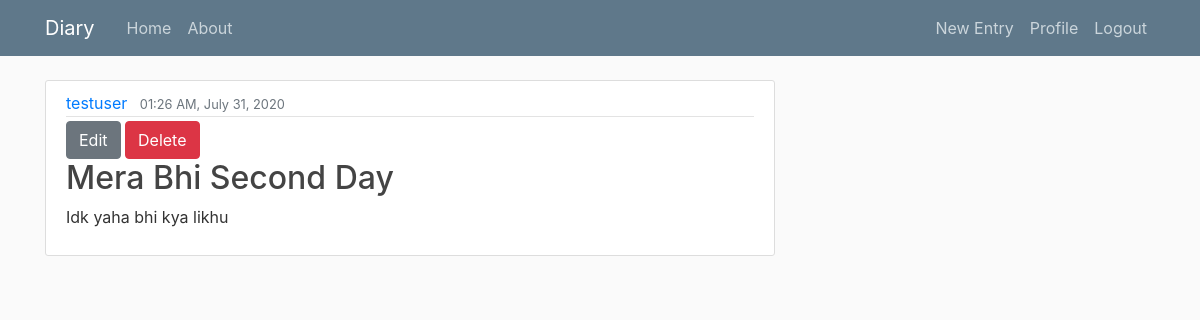
Screenshot of /userdiary/4/ (signed in) with the database file from the repository.
### diary/models.py (models this page shows, shortened)
class Entry(models.Model):
	title=models.CharField(max_length=100)
	content=models.TextField()
	date_posted=models.DateTimeField(default=timezone.now)
	owner=models.ForeignKey(User,on_delete=models.CASCADE)
	class Meta:
		verbose_name_plural='Entries'

### diary/views.py (the view)
# urls.py: path('userdiary/<int:pk>/',views.EntryDetailView.as_view(),name='detail'),
class EntryDetailView(LoginRequiredMixin,UserPassesTestMixin,DetailView):
	model=Entry
	def test_func(self):
		self.object=self.get_object()
		if self.request.user==self.object.owner:
			return True
		return False

### diary/templates/diary/entry_detail.html
{% extends "diary/base.html" %}
{% block content %}
        <article class="media content-section">
          <div class="media-body">
            <div class="article-metadata">
              <a class="mr-2" href="#">{{ object.owner }}</a>
              <small class="text-muted">{{ object.date_posted| date:"h:i A, F d, Y" }}</small>
            </div>
            <div>
              <a class="btn btn-secondary" href="{% url 'update' entry.id %}">Edit</a>
              <a class="btn btn-danger" href="{% url 'delete' entry.id %}">Delete</a>
            </div>
            <h2 class="article-title">{{ object.title }}</h2>
            <p class="article-content2">{{ object.content }}</p>
          </div>
        </article>
{% endblock content %}

### diary/static/diary/main.css (style rules this page uses)
body { background: #fafafa; color: #333333; margin-top: 5rem; }
h1, h2, h3, h4, h5, h6 { color: #444444; }
.content-section { background: #ffffff; padding: 10px 20px; border: 1px solid #dddddd; border-radius: 3px; margin-bottom: 20px; }
.article-title { color: #444444; }
.article-content2 { white-space: pre-line; }
.article-metadata { padding-bottom: 1px; margin-bottom: 4px; border-bottom: 1px solid #e3e3e3 }

### rows the page displays
Entry: owner "testuser", date_posted "01:26 AM, July 31, 2020", title "Mera Bhi Second Day", content "Idk yaha bhi kya likhu"
